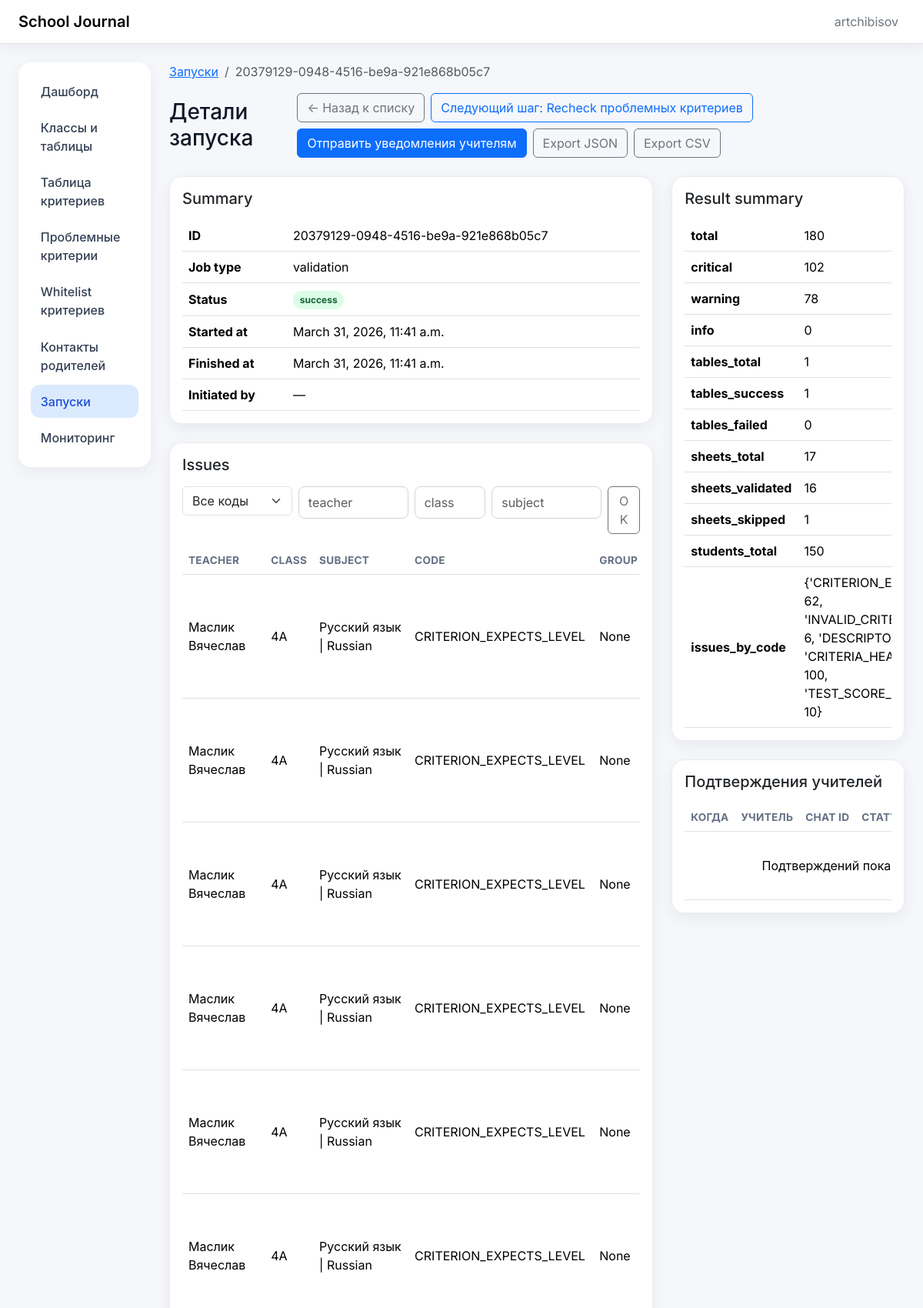
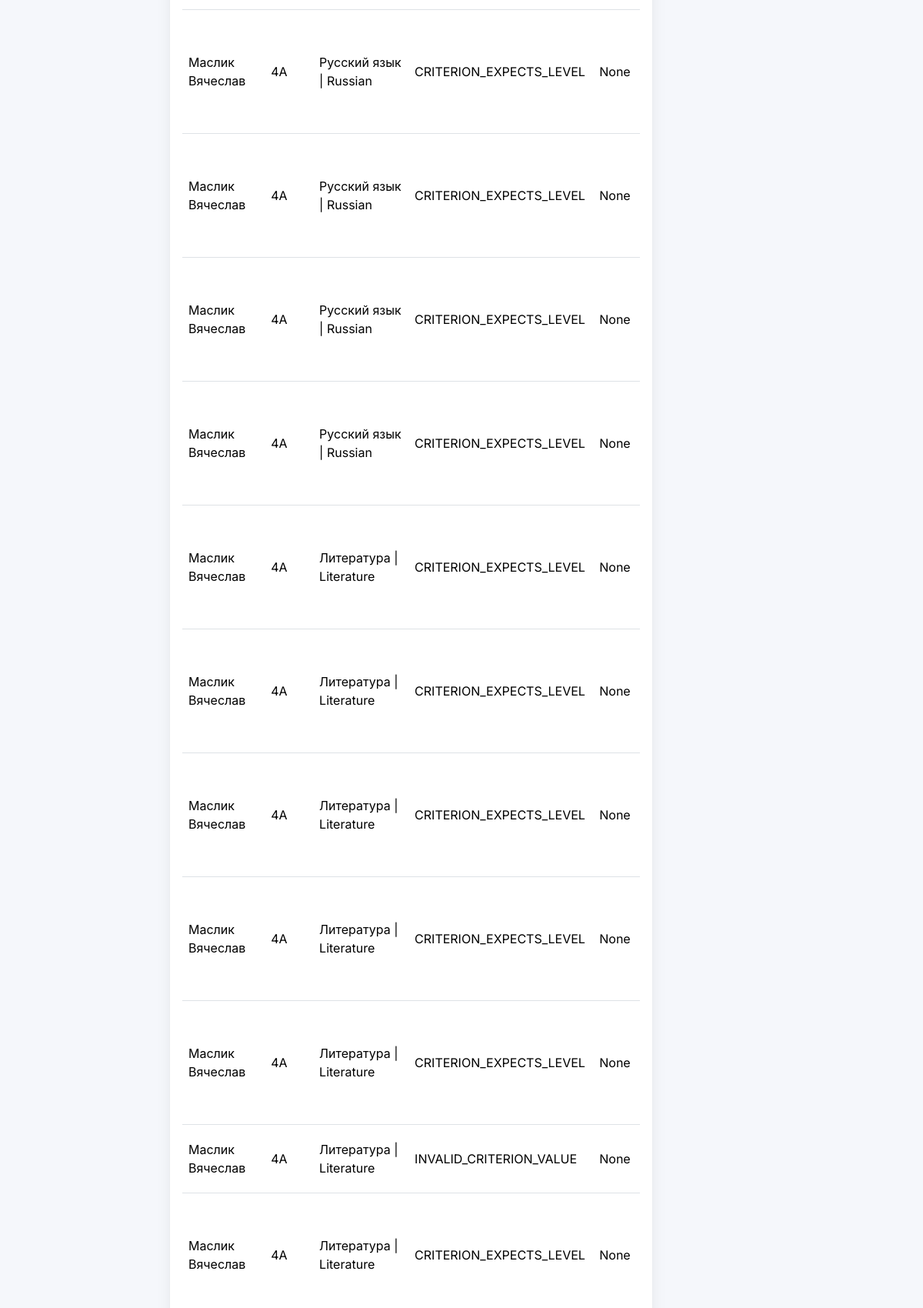
The page /runs/20379129-0948-4516-be9a-921e868b05c7/ (signed in, upper part) on the database its author committed (2 pictures, top to bottom).
### jobs/models.py (models this page shows, shortened)
class JobRun(models.Model):
    class Status(models.TextChoices):
        PENDING = "pending", "Pending"
        RUNNING = "running", "Running"
        SUCCESS = "success", "Success"
        PARTIAL = "partial", "Partial"
        FAILED = "failed", "Failed"
    id = models.UUIDField(primary_key=True, default=uuid.uuid4, editable=False)
    job_type = models.CharField(max_length=100)
    status = models.CharField(max_length=20, choices=Status.choices, default=Status.PENDING)
    started_at = models.DateTimeField(null=True, blank=True)
    finished_at = models.DateTimeField(null=True, blank=True)
    params_json = models.JSONField(default=dict, blank=True)
    result_json = models.JSONField(default=dict, blank=True)
    initiated_by = models.ForeignKey(
        settings.AUTH_USER_MODEL,
        null=True,
        blank=True,
        on_delete=models.SET_NULL,
        related_name="job_runs",
    )
    class Meta:
        ordering = ["-started_at"]
        permissions = [
            ("run_validation", "Can run validation jobs"),
            ("run_full_pipeline", "Can run full pipeline"),
            ("send_reminders", "Can send validation reminders"),
            ("run_check_missing_data", "Can run missing data checks"),
        ]

### jobs/views.py (the view)
# urls.py: path("runs/<uuid:run_id>/", job_run_detail, name="job_run_detail"),
@login_required
@permission_required_403("jobs.view_jobrun", message="Доступ запрещён: нет прав на просмотр запуска.")
def job_run_detail(request, run_id):
    job_run = get_object_or_404(JobRun.objects.select_related("initiated_by"), id=run_id)
    logs = list(job_run.logs.all().order_by("ts"))
    confirmations = job_run.teacher_confirmations.all().order_by("-confirmed_at")
    summary_payload = None
    pipeline_steps = []
    artifacts_payload = {}
    errors_payload = []
    if isinstance(job_run.result_json, dict):
        possible_summary = job_run.result_json.get("summary")
        if isinstance(possible_summary, dict):
            summary_payload = possible_summary
        possible_steps = job_run.result_json.get("pipeline_steps")
        if isinstance(possible_steps, list):
            pipeline_steps = possible_steps
        possible_artifacts = job_run.result_json.get("artifacts")
        if isinstance(possible_artifacts, dict):
            artifacts_payload = possible_artifacts
        possible_errors = job_run.result_json.get("errors")
        if isinstance(possible_errors, list):
            errors_payload = possible_errors
    step_rows = _build_step_rows(job_run, logs, pipeline_steps, errors_payload)
    problem_step = _resolve_problem_step(step_rows)
    issues = _extract_issues_payload(job_run)
    filtered_issues = _apply_issue_filters(issues, request)
    return render(
        request,
        "jobs/jobrun_detail.html",
        {
            "job_run": job_run,
            "job_status_meta": _status_meta(job_run.status),
            "logs": logs,
            "back_query": request.GET.urlencode(),
            "result_summary": summary_payload,
            "pipeline_steps": pipeline_steps,
            "step_rows": step_rows,
            "problem_step": problem_step,
            "artifacts_payload": artifacts_payload,
            "errors_payload": errors_payload,
            "confirmations": confirmations,
            "issues": filtered_issues,
            "issue_filters": {
                "code": request.GET.get("code", ""),
                "teacher": request.GET.get("teacher", ""),
                "class_code": request.GET.get("class_code", ""),
                "subject_name": request.GET.get("subject_name", ""),
            },
        },
    )

### admin_panel/authz.py (called while the page is built)
def permission_required_403(perm: str, *, message: str | None = None) -> Callable:
    deny_message = message or "Доступ запрещён: недостаточно прав для выполнения действия."
    def decorator(view_func: Callable) -> Callable:
        @wraps(view_func)
        def _wrapped(request: HttpRequest, *args, **kwargs) -> HttpResponse:
            if request.user.has_perm(perm):
                return view_func(request, *args, **kwargs)
            messages.error(request, deny_message)
            return HttpResponseForbidden(deny_message)
        return _wrapped
    return decorator

### jobs/views.py (called while the page is built, shortened)
def _parse_non_empty(value: str | None) -> str | None:
    if value is None:
        return None
    trimmed = value.strip()
    return trimmed or None

def _status_meta(status: str | None) -> dict[str, str]:
    return STATUS_UI_META.get(status, {"css": "queued", "label": status or "queued"})

def _build_step_rows(job_run: JobRun, logs, pipeline_steps, errors_payload):
    log_indexes: dict[str, dict[str, dict]] = {}
    for log in logs:
        if not isinstance(log.context_json, dict):
            continue
        step_key = log.context_json.get("step")
        if not step_key:
            continue
    errors_by_step: dict[str, list[dict]] = {}
    for error in errors_payload:
        if isinstance(error, dict) and error.get("step"):
            errors_by_step.setdefault(error["step"], []).append(error)
    step_rows = []
    return step_rows

def _resolve_problem_step(step_rows):
    for step in step_rows:
        if step["status"] in {JobRun.Status.PARTIAL, JobRun.Status.FAILED, "partial", "failed"}:
            return step
    return None

def _extract_issues_payload(job_run: JobRun) -> list[dict]:
    payload = (job_run.result_json or {}).get("issues", [])
    if not isinstance(payload, list):
        return []
    return [item for item in payload if isinstance(item, dict)]

### jobs/templates/jobs/jobrun_detail.html (shortened to what this page needs)
{% extends "base.html" %}
{% block page_heading %}Детали запуска{% endblock %}
{% block breadcrumbs %}
  <nav aria-label="breadcrumb" class="mb-3">
    <ol class="breadcrumb mb-0">
      <li class="breadcrumb-item"><a href="{% url 'job_run_list' %}">Запуски</a></li>
      <li class="breadcrumb-item active" aria-current="page">{{ job_run.id }}</li>
    </ol>
   </nav>
{% endblock %}
{% block page_actions %}
<a class="btn btn-outline-secondary" href="{% url 'job_run_list' %}{% if back_query %}?{{ back_query }}{% endif %}">← Назад к списку</a>
 {% if perms.pipeline.view_criterionentry %}
    <a class="btn btn-outline-primary" href="{% url 'pipeline:criteria_failures' %}">Следующий шаг: Recheck проблемных критериев</a>
  {% endif %}
{% if perms.jobs.send_reminders %}
   <form method="post" action="{% url 'send_reminders' job_run.id %}">
       <button class="btn btn-primary" type="submit">Отправить уведомления учителям</button>
     </form>
   {% endif %}
  <a class="btn btn-outline-secondary" href="{% url 'export_run_issues_json' job_run.id %}?code={{ issue_filters.code }}&teacher={{ issue_filters.teacher }}&class_code={{ issue_filters.class_code }}&subject_name={{ issue_filters.subject_name }}">Export JSON</a>
  <a class="btn btn-outline-secondary" href="{% url 'export_run_issues_csv' job_run.id %}?code={{ issue_filters.code }}&teacher={{ issue_filters.teacher }}&class_code={{ issue_filters.class_code }}&subject_name={{ issue_filters.subject_name }}">Export CSV</a>
{% endblock %}
{% block content %}
  <div class="row g-4">
    <div class="col-12 col-xl-8">
      <section class="card mb-4">
        <div class="card-body">
          <h2 class="h5 mb-3">Summary</h2>
          <div class="table-responsive">
            <table class="table align-middle mb-0">
              <tbody>
                <tr><th>ID</th><td>{{ job_run.id }}</td></tr>
                <tr><th>Job type</th><td>{{ job_run.job_type }}</td></tr>
                <tr><th>Status</th><td><span class="badge badge-soft badge-{{ job_status_meta.css }}">{{ job_status_meta.label }}</span></td></tr>
                <tr><th>Started at</th><td>{{ job_run.started_at|default:"—" }}</td></tr>
                <tr><th>Finished at</th><td>{{ job_run.finished_at|default:"—" }}</td></tr>
                <tr><th>Initiated by</th><td>{{ job_run.initiated_by|default:"—" }}</td></tr>
              </tbody>
            </table>
           </div>
        </div>
      </section>
 <section class="card mb-4">
        <div class="card-body">
          <h2 class="h5 mb-3">Issues</h2>
          <form method="get" class="row g-2 mb-3">
            <div class="col-md-3">
              <select name="code" class="form-select">
                <option value="">Все коды</option>
              </select>
            </div>
            <div class="col-md-3"><input class="form-control" type="text" name="teacher" placeholder="teacher" value="{{ issue_filters.teacher }}"></div>
            <div class="col-md-2"><input class="form-control" type="text" name="class_code" placeholder="class" value="{{ issue_filters.class_code }}"></div>
            <div class="col-md-3"><input class="form-control" type="text" name="subject_name" placeholder="subject" value="{{ issue_filters.subject_name }}"></div>
            <div class="col-md-1"><button class="btn btn-outline-secondary w-100" type="submit">OK</button></div>
          </form>
          <div class="table-responsive">
            <table class="table table-hover align-middle mb-0">
              <thead><tr><th>Teacher</th><th>Class</th><th>Subject</th><th>Code</th><th>Group</th><th>Missing</th><th>Message</th></tr></thead>
              <tbody>
                {% for issue in issues %}
                  <tr>
                    <td>{{ issue.teacher_name }}</td><td>{{ issue.class_code }}</td><td>{{ issue.subject_name }}</td><td>{{ issue.code }}</td><td>{{ issue.issue_group }}</td>
                  </tr>
                {% empty %}
                  <tr><td colspan="7" class="table-empty">Проблем не найдено.</td></tr>
                {% endfor %}
              </tbody>
            </table>
          </div>
        </div>
      </section>
     </div>
    <div class="col-12 col-xl-4">
       {% if result_summary %}
        <section class="card mb-4">
          <div class="card-body">
            <h2 class="h5 mb-3">Result summary</h2>
            <div class="table-responsive">
              <table class="table align-middle mb-0">
                <tbody>
                  {% for key, value in result_summary.items %}
                    <tr><th>{{ key }}</th><td>{{ value }}</td></tr>
                  {% endfor %}
                </tbody>
              </table>
            </div>
          </div>
         </section>
       {% endif %}
      <section class="card mb-4">
        <div class="card-body">
          <h2 class="h5 mb-3">Подтверждения учителей</h2>
          <div class="table-responsive">
            <table class="table table-hover align-middle mb-0">
              <thead>
                <tr>
                  <th>Когда</th>
                  <th>Учитель</th>
                  <th>Chat ID</th>
                  <th>Статус</th>
                </tr>
              </thead>
              <tbody>
                {% for confirmation in confirmations %}
                  <tr>
                    <td>{{ confirmation.confirmed_at }}</td>
                    <td>{{ confirmation.teacher_name }}</td>
                    <td>{{ confirmation.chat_id }}</td>
                    <td>{{ confirmation.status }}</td>
                    <td>{{ confirmation.message_text }}</td>
                  </tr>
                {% empty %}
                  <tr><td colspan="5" class="table-empty">Подтверждений пока нет.</td></tr>
                {% endfor %}
              </tbody>
            </table>
          </div>
        </div>
       </section>
     </div>
   </div>
{% endblock %}

### webapp/templates/base.html (shortened to what this page needs)
{% load static %}
<!doctype html>
<html lang="ru">
<head>
  <link href="https://cdn.jsdelivr.net/npm/bootstrap@5.3.3/dist/css/bootstrap.min.css" rel="stylesheet">
  <link rel="stylesheet" href="{% static 'webapp/ui.css' %}">
</head>
<body>
<nav class="navbar navbar-expand-lg border-bottom bg-white sticky-top soft-shadow-sm">
    <div class="container-fluid px-3 px-lg-4">
      <a class="navbar-brand fw-semibold" href="{% url 'dashboard' %}">School Journal</a>
      <div class="collapse navbar-collapse" id="mainNav">
        <ul class="navbar-nav ms-auto align-items-lg-center gap-lg-2">
          {% if request.user.is_authenticated %}
            <li class="nav-item"><span class="nav-link text-secondary">{{ request.user.username }}</span></li>
          {% endif %}
        </ul>
      </div>
         </div>
  </nav>
<div class="container-fluid py-4 px-3 px-lg-4">
    <div class="row g-4">
      <aside class="col-12 col-lg-3 col-xl-2">
        <div class="card border-0 soft-shadow-sm nav-card">
          <div class="card-body p-2 p-lg-3">
            <nav class="nav nav-pills flex-column gap-1">
              <a class="nav-link {% if request.path == '/' %}active{% endif %}" href="{% url 'dashboard' %}">Дашборд</a>
              {% if perms.journal_links.view_classsheetlink %}
                <a class="nav-link {% if '/links/' in request.path %}active{% endif %}" href="{% url 'journal_links:list_links' %}">Классы и таблицы</a>
              {% endif %}
              {% if perms.pipeline.view_criterionentry %}
                <a class="nav-link {% if '/criteria-table/' in request.path %}active{% endif %}" href="{% url 'pipeline:criteria_table' %}">Таблица критериев</a>
                             <a class="nav-link {% if '/criteria-failures/' in request.path %}active{% endif %}" href="{% url 'pipeline:criteria_failures' %}">Проблемные критерии</a>
              {% endif %}
                {% if perms.pipeline.view_validcriteriontemplate %}
                <a class="nav-link {% if '/valid-criteria/' in request.path %}active{% endif %}" href="{% url 'pipeline:valid_criteria_list' %}">Whitelist критериев</a>
              {% endif %}
              {% if perms.pipeline.view_parentcontact %}
                <a class="nav-link {% if '/parent-contacts/' in request.path %}active{% endif %}" href="{% url 'pipeline:parent_contacts_list' %}">Контакты родителей</a>
              {% endif %}
              {% if perms.jobs.view_jobrun %}
                <a class="nav-link {% if '/runs/' in request.path %}active{% endif %}" href="{% url 'job_run_list' %}">Запуски</a>
              {% endif %}
              <a class="nav-link {% if '/healthz' in request.path or '/readyz' in request.path %}active{% endif %}" href="{% url 'readyz' %}">Мониторинг</a>
            </nav>
          </div>
        </div>
      </aside>
        <main class="col-12 col-lg-9 col-xl-10">
             {% block breadcrumbs %}{% endblock %}
             <section class="d-flex flex-column flex-md-row align-items-md-center justify-content-between gap-3 mb-4">
          <h1 class="h3 mb-0">{% block page_heading %}Страница{% endblock %}</h1>
          <div class="d-flex flex-wrap gap-2">
            {% block page_actions %}{% endblock %}
          </div>
        </section>
              {% block content %}{% endblock %}
      </main>
    </div>
  </div>
</body>
</html>

### webapp/static/webapp/ui.css (style rules this page uses)
:root { --app-bg: #f5f7fb; --text-muted: #667085; }
body { font-family: Inter, -apple-system, BlinkMacSystemFont, "Segoe UI", sans-serif; background: var(--app-bg); color: #111827; }
.soft-shadow-sm { box-shadow: 0 4px 18px rgba(16, 24, 40, 0.06); }
.nav-card .nav-link { color: #344054; border-radius: 0.75rem; padding: 0.6rem 0.8rem; font-weight: 500; }
.nav-card .nav-link.active { background-color: #dbeafe; color: #1d4ed8; }
.card { border: 1px solid #eaecf0; border-radius: 1rem; box-shadow: 0 6px 20px rgba(16, 24, 40, 0.06); }
.table { --bs-table-bg: transparent; }
.table thead th { font-size: 0.85rem; letter-spacing: 0.02em; color: var(--text-muted); text-transform: uppercase; white-space: nowrap; }
.badge-soft { border-radius: 999px; padding: 0.35rem 0.55rem; }
.badge-success { background-color: #dcfce7; color: #166534; }
.table-empty { text-align: center; color: var(--text-muted); padding: 2rem 0.5rem !important; }
input[type="text"], input[type="email"], input[type="url"], input[type="number"], input[type="date"], input[type="file"], textarea, select { width: 100%; border: 1px solid #d0d5dd; border-radius: 0.5rem; padding: 0.5rem 0.75rem; background: #fff; }

### rows shown on the page
JobRun: id "20379129-0948-4516-be9a-921e868b05c7", job_type "validation", label "success", started_at "March 31, 2026, 11:41 a.m.", finished_at "March 31, 2026, 11:41 a.m.", initiated_by "—"

### other values the page prints
{{ request.user.username }} "artchibisov"
{{ issue.teacher_name }} "Маслик Вячеслав" "Маслик Вячеслав" "Маслик Вячеслав" "Маслик Вячеслав" "Маслик Вячеслав" "Маслик Вячеслав" "Маслик Вячеслав" "Маслик Вячеслав" "Маслик Вячеслав" "Маслик Вячеслав" "Маслик Вячеслав" "Маслик Вячеслав" "Маслик Вячеслав" "Маслик Вячеслав" "Маслик Вячеслав" "Маслик Вячеслав" "Маслик Вячеслав"
{{ issue.class_code }} "4A" "4A" "4A" "4A" "4A" "4A" "4A" "4A" "4A" "4A" "4A" "4A" "4A" "4A" "4A" "4A" "4A"
{{ issue.subject_name }} "Русский язык | Russian" "Русский язык | Russian" "Русский язык | Russian" "Русский язык | Russian" "Русский язык | Russian" "Русский язык | Russian" "Русский язык | Russian" "Русский язык | Russian" "Русский язык | Russian" "Русский язык | Russian" "Литература | Literature" "Литература | Literature" "Литература | Literature" "Литература | Literature" "Литература | Literature" "Литература | Literature" "Литература | Literature"
{{ issue.code }} "CRITERION_EXPECTS_LEVEL" "CRITERION_EXPECTS_LEVEL" "CRITERION_EXPECTS_LEVEL" "CRITERION_EXPECTS_LEVEL" "CRITERION_EXPECTS_LEVEL" "CRITERION_EXPECTS_LEVEL" "CRITERION_EXPECTS_LEVEL" "CRITERION_EXPECTS_LEVEL" "CRITERION_EXPECTS_LEVEL" "CRITERION_EXPECTS_LEVEL" "CRITERION_EXPECTS_LEVEL" "CRITERION_EXPECTS_LEVEL" "CRITERION_EXPECTS_LEVEL" "CRITERION_EXPECTS_LEVEL" "CRITERION_EXPECTS_LEVEL" "INVALID_CRITERION_VALUE" "CRITERION_EXPECTS_LEVEL"
{{ issue.issue_group }} "None" "None" "None" "None" "None" "None" "None" "None" "None" "None" "None" "None" "None" "None" "None" "None" "None"
{{ key }} "total" "critical" "warning" "info" "tables_total" "tables_success" "tables_failed" "sheets_total" "sheets_validated" "sheets_skipped" "students_total" "issues_by_code"
{{ value }} "180" "102" "78" "0" "1" "1" "0" "17" "16" "1" "150"
